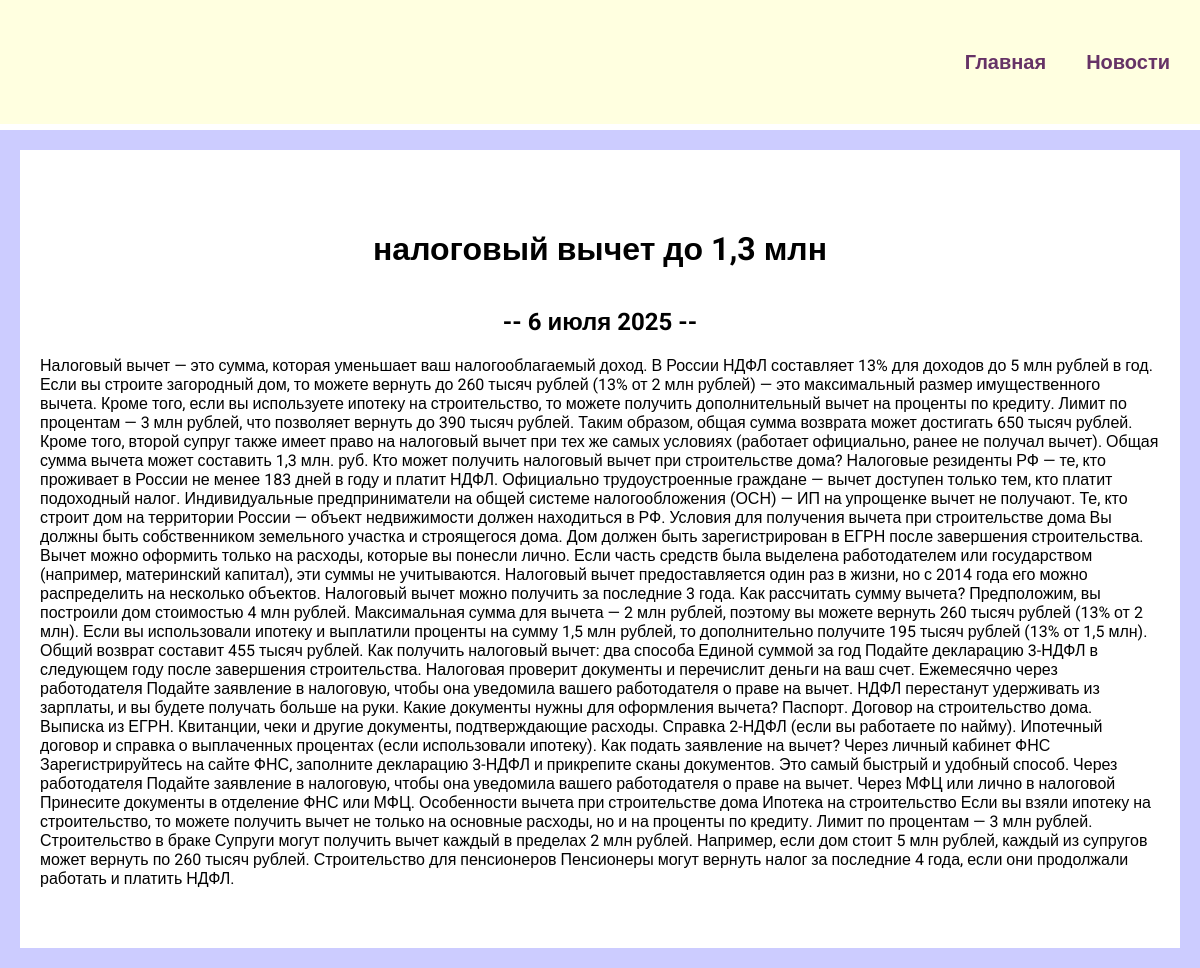
Page /blog/1/ on the committed database.
### blog/models.py (models this page shows, shortened)
class Blog(models.Model):
    title = models.CharField(max_length=200)
    description = models.TextField()
    date = models.DateField()

### blog/views.py (the view)
# urls.py: path('<int:blog_id>/', views.detail, name="detail"),
def detail(request, blog_id):
    blog = get_object_or_404(Blog, pk=blog_id)
    return render(request, 'blog/details.html',
                  {'blog': blog})

### blog/templates/blog/details.html
{% extends 'hw/base.html' %}
{% block content %}
<div class="detail">
    <h1>{{ blog.title }}</h1>
    <h2>-- {{ blog.date|date:'j E Y' }} --</h2>
    {{ blog.description|safe }}
</div>
{% endblock %}

### hw/static/css/style.css (style rules this page uses)
body { font-family: "Roboto", sans-serif; background: #CCCCFF; padding: 0; margin: 0; }
h1 { text-align: center; margin: 60px 0 40px; }
h2 { text-align: center; margin: 20px 0; }
.detail { background: white; padding: 20px 20px 60px; box-sizing: border-box; }

### rows in the picture
Blog: title "налоговый вычет до 1,3 млн", date "6 июля 2025", description "Налоговый вычет — это сумма, которая уменьшает ваш налогооблагаемый доход. В России НДФЛ составляет 13% для доходов до 5 млн рублей в год. Если вы строите загородный дом, то можете вернуть до 260 тысяч рублей (13% от 2 млн рублей) — это максимальный размер имущественного вычета. Кроме того, если вы используете ипотеку на строительство, то можете получить дополнительный вычет на проценты по кредиту. Лимит по процентам — 3 млн рублей, что позволяет вернуть до 390 тысяч рублей. Таким образом, общая сумма возврата может достигать 650 тысяч рублей. Кроме того, второй супруг также имеет право на налоговый вычет при тех же самых условиях (работает официально, ранее не получал вычет). Общая сумма…"
